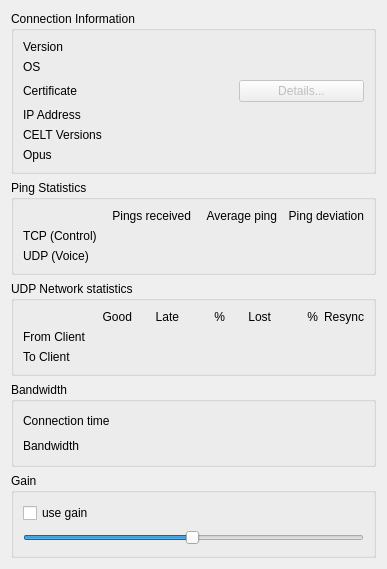
<?xml version="1.0" encoding="UTF-8"?>
<ui version="4.0">
 <class>UserInformation</class>
 <widget class="QDialog" name="UserInformation">
  <property name="geometry">
   <rect>
    <x>0</x>
    <y>0</y>
    <width>387</width>
    <height>569</height>
   </rect>
  </property>
  <property name="windowTitle">
   <string>User Information</string>
  </property>
  <layout class="QVBoxLayout" name="verticalLayout">
   <item>
    <widget class="QGroupBox" name="qgbConnection">
     <property name="title">
      <string>Connection Information</string>
     </property>
     <layout class="QGridLayout" name="gridLayout">
      <item row="0" column="0">
       <widget class="QLabel" name="qliVersion">
        <property name="text">
         <string>Version</string>
        </property>
       </widget>
      </item>
      <item row="0" column="1" colspan="2">
       <widget class="QLabel" name="qlVersion">
        <property name="sizePolicy">
         <sizepolicy hsizetype="Preferred" vsizetype="Preferred">
          <horstretch>1</horstretch>
          <verstretch>0</verstretch>
         </sizepolicy>
        </property>
        <property name="text">
         <string/>
        </property>
        <property name="textFormat">
         <enum>Qt::PlainText</enum>
        </property>
        <property name="textInteractionFlags">
         <set>Qt::LinksAccessibleByMouse|Qt::TextSelectableByMouse</set>
        </property>
       </widget>
      </item>
      <item row="1" column="0">
       <widget class="QLabel" name="qliOS">
        <property name="text">
         <string>OS</string>
        </property>
       </widget>
      </item>
      <item row="1" column="1" colspan="2">
       <widget class="QLabel" name="qlOS">
        <property name="sizePolicy">
         <sizepolicy hsizetype="Preferred" vsizetype="Preferred">
          <horstretch>1</horstretch>
          <verstretch>0</verstretch>
         </sizepolicy>
        </property>
        <property name="text">
         <string/>
        </property>
        <property name="textFormat">
         <enum>Qt::PlainText</enum>
        </property>
        <property name="textInteractionFlags">
         <set>Qt::LinksAccessibleByMouse|Qt::TextSelectableByMouse</set>
        </property>
       </widget>
      </item>
      <item row="3" column="0">
       <widget class="QLabel" name="qliCertificate">
        <property name="text">
         <string>Certificate</string>
        </property>
       </widget>
      </item>
      <item row="3" column="1">
       <widget class="QLabel" name="qlCertificate">
        <property name="sizePolicy">
         <sizepolicy hsizetype="Expanding" vsizetype="Preferred">
          <horstretch>1</horstretch>
          <verstretch>0</verstretch>
         </sizepolicy>
        </property>
        <property name="text">
         <string/>
        </property>
        <property name="textFormat">
         <enum>Qt::PlainText</enum>
        </property>
        <property name="textInteractionFlags">
         <set>Qt::LinksAccessibleByMouse|Qt::TextSelectableByMouse</set>
        </property>
       </widget>
      </item>
      <item row="4" column="0">
       <widget class="QLabel" name="qliAddress">
        <property name="text">
         <string>IP Address</string>
        </property>
       </widget>
      </item>
      <item row="4" column="1" colspan="2">
       <widget class="QLabel" name="qlAddress">
        <property name="sizePolicy">
         <sizepolicy hsizetype="Preferred" vsizetype="Preferred">
          <horstretch>1</horstretch>
          <verstretch>0</verstretch>
         </sizepolicy>
        </property>
        <property name="text">
         <string/>
        </property>
        <property name="textInteractionFlags">
         <set>Qt::LinksAccessibleByMouse|Qt::TextSelectableByMouse</set>
        </property>
       </widget>
      </item>
      <item row="5" column="0">
       <widget class="QLabel" name="qliCELT">
        <property name="text">
         <string>CELT Versions</string>
        </property>
       </widget>
      </item>
      <item row="5" column="1" colspan="2">
       <widget class="QLabel" name="qlCELT">
        <property name="sizePolicy">
         <sizepolicy hsizetype="Preferred" vsizetype="Preferred">
          <horstretch>1</horstretch>
          <verstretch>0</verstretch>
         </sizepolicy>
        </property>
        <property name="text">
         <string/>
        </property>
        <property name="textInteractionFlags">
         <set>Qt::LinksAccessibleByMouse|Qt::TextSelectableByMouse</set>
        </property>
       </widget>
      </item>
      <item row="3" column="2">
       <widget class="QPushButton" name="qpbCertificate">
        <property name="enabled">
         <bool>false</bool>
        </property>
        <property name="sizePolicy">
         <sizepolicy hsizetype="Minimum" vsizetype="Fixed">
          <horstretch>0</horstretch>
          <verstretch>0</verstretch>
         </sizepolicy>
        </property>
        <property name="maximumSize">
         <size>
          <width>150</width>
          <height>16777215</height>
         </size>
        </property>
        <property name="text">
         <string>Details...</string>
        </property>
       </widget>
      </item>
      <item row="6" column="0">
       <widget class="QLabel" name="qliOpus">
        <property name="text">
         <string notr="true">Opus</string>
        </property>
       </widget>
      </item>
      <item row="6" column="1" colspan="2">
       <widget class="QLabel" name="qlOpus">
        <property name="text">
         <string/>
        </property>
       </widget>
      </item>
     </layout>
    </widget>
   </item>
   <item>
    <widget class="QGroupBox" name="qgbPing">
     <property name="title">
      <string>Ping Statistics</string>
     </property>
     <layout class="QGridLayout" name="gridLayout_2">
      <item row="0" column="1">
       <widget class="QLabel" name="qliPingCount">
        <property name="text">
         <string>Pings received</string>
        </property>
        <property name="alignment">
         <set>Qt::AlignRight|Qt::AlignTrailing|Qt::AlignVCenter</set>
        </property>
       </widget>
      </item>
      <item row="0" column="2">
       <widget class="QLabel" name="qliPingAvg">
        <property name="text">
         <string>Average ping</string>
        </property>
        <property name="alignment">
         <set>Qt::AlignRight|Qt::AlignTrailing|Qt::AlignVCenter</set>
        </property>
       </widget>
      </item>
      <item row="0" column="3">
       <widget class="QLabel" name="qliPingVar">
        <property name="text">
         <string>Ping deviation</string>
        </property>
        <property name="alignment">
         <set>Qt::AlignRight|Qt::AlignTrailing|Qt::AlignVCenter</set>
        </property>
       </widget>
      </item>
      <item row="1" column="0">
       <widget class="QLabel" name="qliTCP">
        <property name="text">
         <string>TCP (Control)</string>
        </property>
       </widget>
      </item>
      <item row="1" column="1">
       <widget class="QLabel" name="qlTCPCount">
        <property name="text">
         <string/>
        </property>
        <property name="alignment">
         <set>Qt::AlignRight|Qt::AlignTrailing|Qt::AlignVCenter</set>
        </property>
        <property name="textInteractionFlags">
         <set>Qt::LinksAccessibleByMouse|Qt::TextSelectableByMouse</set>
        </property>
       </widget>
      </item>
      <item row="1" column="2">
       <widget class="QLabel" name="qlTCPAvg">
        <property name="text">
         <string/>
        </property>
        <property name="alignment">
         <set>Qt::AlignRight|Qt::AlignTrailing|Qt::AlignVCenter</set>
        </property>
        <property name="textInteractionFlags">
         <set>Qt::LinksAccessibleByMouse|Qt::TextSelectableByMouse</set>
        </property>
       </widget>
      </item>
      <item row="1" column="3">
       <widget class="QLabel" name="qlTCPVar">
        <property name="text">
         <string/>
        </property>
        <property name="alignment">
         <set>Qt::AlignRight|Qt::AlignTrailing|Qt::AlignVCenter</set>
        </property>
        <property name="textInteractionFlags">
         <set>Qt::LinksAccessibleByMouse|Qt::TextSelectableByMouse</set>
        </property>
       </widget>
      </item>
      <item row="2" column="0">
       <widget class="QLabel" name="qliUDP">
        <property name="text">
         <string>UDP (Voice)</string>
        </property>
       </widget>
      </item>
      <item row="2" column="1">
       <widget class="QLabel" name="qlUDPCount">
        <property name="text">
         <string/>
        </property>
        <property name="alignment">
         <set>Qt::AlignRight|Qt::AlignTrailing|Qt::AlignVCenter</set>
        </property>
        <property name="textInteractionFlags">
         <set>Qt::LinksAccessibleByMouse|Qt::TextSelectableByMouse</set>
        </property>
       </widget>
      </item>
      <item row="2" column="2">
       <widget class="QLabel" name="qlUDPAvg">
        <property name="text">
         <string/>
        </property>
        <property name="alignment">
         <set>Qt::AlignRight|Qt::AlignTrailing|Qt::AlignVCenter</set>
        </property>
        <property name="textInteractionFlags">
         <set>Qt::LinksAccessibleByMouse|Qt::TextSelectableByMouse</set>
        </property>
       </widget>
      </item>
      <item row="2" column="3">
       <widget class="QLabel" name="qlUDPVar">
        <property name="text">
         <string/>
        </property>
        <property name="alignment">
         <set>Qt::AlignRight|Qt::AlignTrailing|Qt::AlignVCenter</set>
        </property>
        <property name="textInteractionFlags">
         <set>Qt::LinksAccessibleByMouse|Qt::TextSelectableByMouse</set>
        </property>
       </widget>
      </item>
     </layout>
    </widget>
   </item>
   <item>
    <widget class="QGroupBox" name="qgbUDP">
     <property name="title">
      <string>UDP Network statistics</string>
     </property>
     <layout class="QGridLayout" name="gridLayout_3">
      <item row="0" column="1">
       <widget class="QLabel" name="qliGood">
        <property name="text">
         <string>Good</string>
        </property>
        <property name="alignment">
         <set>Qt::AlignRight|Qt::AlignTrailing|Qt::AlignVCenter</set>
        </property>
       </widget>
      </item>
      <item row="0" column="2">
       <widget class="QLabel" name="qliLate">
        <property name="text">
         <string>Late</string>
        </property>
        <property name="alignment">
         <set>Qt::AlignRight|Qt::AlignTrailing|Qt::AlignVCenter</set>
        </property>
       </widget>
      </item>
      <item row="0" column="4">
       <widget class="QLabel" name="qliLost">
        <property name="text">
         <string>Lost</string>
        </property>
        <property name="alignment">
         <set>Qt::AlignRight|Qt::AlignTrailing|Qt::AlignVCenter</set>
        </property>
       </widget>
      </item>
      <item row="0" column="6">
       <widget class="QLabel" name="qliResync">
        <property name="text">
         <string>Resync</string>
        </property>
        <property name="alignment">
         <set>Qt::AlignRight|Qt::AlignTrailing|Qt::AlignVCenter</set>
        </property>
       </widget>
      </item>
      <item row="1" column="0">
       <widget class="QLabel" name="qliFromClient">
        <property name="text">
         <string>From Client</string>
        </property>
       </widget>
      </item>
      <item row="1" column="1">
       <widget class="QLabel" name="qlFromGood">
        <property name="text">
         <string/>
        </property>
        <property name="alignment">
         <set>Qt::AlignRight|Qt::AlignTrailing|Qt::AlignVCenter</set>
        </property>
        <property name="textInteractionFlags">
         <set>Qt::LinksAccessibleByMouse|Qt::TextSelectableByMouse</set>
        </property>
       </widget>
      </item>
      <item row="1" column="2">
       <widget class="QLabel" name="qlFromLate">
        <property name="text">
         <string/>
        </property>
        <property name="alignment">
         <set>Qt::AlignRight|Qt::AlignTrailing|Qt::AlignVCenter</set>
        </property>
        <property name="textInteractionFlags">
         <set>Qt::LinksAccessibleByMouse|Qt::TextSelectableByMouse</set>
        </property>
       </widget>
      </item>
      <item row="1" column="4">
       <widget class="QLabel" name="qlFromLost">
        <property name="text">
         <string/>
        </property>
        <property name="alignment">
         <set>Qt::AlignRight|Qt::AlignTrailing|Qt::AlignVCenter</set>
        </property>
        <property name="textInteractionFlags">
         <set>Qt::LinksAccessibleByMouse|Qt::TextSelectableByMouse</set>
        </property>
       </widget>
      </item>
      <item row="1" column="6">
       <widget class="QLabel" name="qlFromResync">
        <property name="text">
         <string/>
        </property>
        <property name="alignment">
         <set>Qt::AlignRight|Qt::AlignTrailing|Qt::AlignVCenter</set>
        </property>
        <property name="textInteractionFlags">
         <set>Qt::LinksAccessibleByMouse|Qt::TextSelectableByMouse</set>
        </property>
       </widget>
      </item>
      <item row="2" column="0">
       <widget class="QLabel" name="qliToClient">
        <property name="text">
         <string>To Client</string>
        </property>
       </widget>
      </item>
      <item row="2" column="1">
       <widget class="QLabel" name="qlToGood">
        <property name="text">
         <string/>
        </property>
        <property name="alignment">
         <set>Qt::AlignRight|Qt::AlignTrailing|Qt::AlignVCenter</set>
        </property>
        <property name="textInteractionFlags">
         <set>Qt::LinksAccessibleByMouse|Qt::TextSelectableByMouse</set>
        </property>
       </widget>
      </item>
      <item row="2" column="2">
       <widget class="QLabel" name="qlToLate">
        <property name="text">
         <string/>
        </property>
        <property name="alignment">
         <set>Qt::AlignRight|Qt::AlignTrailing|Qt::AlignVCenter</set>
        </property>
        <property name="textInteractionFlags">
         <set>Qt::LinksAccessibleByMouse|Qt::TextSelectableByMouse</set>
        </property>
       </widget>
      </item>
      <item row="2" column="4">
       <widget class="QLabel" name="qlToLost">
        <property name="text">
         <string/>
        </property>
        <property name="alignment">
         <set>Qt::AlignRight|Qt::AlignTrailing|Qt::AlignVCenter</set>
        </property>
        <property name="textInteractionFlags">
         <set>Qt::LinksAccessibleByMouse|Qt::TextSelectableByMouse</set>
        </property>
       </widget>
      </item>
      <item row="2" column="6">
       <widget class="QLabel" name="qlToResync">
        <property name="text">
         <string/>
        </property>
        <property name="alignment">
         <set>Qt::AlignRight|Qt::AlignTrailing|Qt::AlignVCenter</set>
        </property>
        <property name="textInteractionFlags">
         <set>Qt::LinksAccessibleByMouse|Qt::TextSelectableByMouse</set>
        </property>
       </widget>
      </item>
      <item row="0" column="3">
       <widget class="QLabel" name="qliLatePercent">
        <property name="text">
         <string notr="true">%</string>
        </property>
        <property name="alignment">
         <set>Qt::AlignRight|Qt::AlignTrailing|Qt::AlignVCenter</set>
        </property>
       </widget>
      </item>
      <item row="0" column="5">
       <widget class="QLabel" name="qliLostPercent">
        <property name="text">
         <string notr="true">%</string>
        </property>
        <property name="alignment">
         <set>Qt::AlignRight|Qt::AlignTrailing|Qt::AlignVCenter</set>
        </property>
       </widget>
      </item>
      <item row="1" column="3">
       <widget class="QLabel" name="qlFromLatePercent">
        <property name="text">
         <string notr="true"/>
        </property>
        <property name="alignment">
         <set>Qt::AlignRight|Qt::AlignTrailing|Qt::AlignVCenter</set>
        </property>
       </widget>
      </item>
      <item row="2" column="3">
       <widget class="QLabel" name="qlToLatePercent">
        <property name="text">
         <string notr="true"/>
        </property>
        <property name="alignment">
         <set>Qt::AlignRight|Qt::AlignTrailing|Qt::AlignVCenter</set>
        </property>
       </widget>
      </item>
      <item row="1" column="5">
       <widget class="QLabel" name="qlFromLostPercent">
        <property name="text">
         <string notr="true"/>
        </property>
        <property name="alignment">
         <set>Qt::AlignRight|Qt::AlignTrailing|Qt::AlignVCenter</set>
        </property>
       </widget>
      </item>
      <item row="2" column="5">
       <widget class="QLabel" name="qlToLostPercent">
        <property name="text">
         <string notr="true"/>
        </property>
        <property name="alignment">
         <set>Qt::AlignRight|Qt::AlignTrailing|Qt::AlignVCenter</set>
        </property>
       </widget>
      </item>
     </layout>
    </widget>
   </item>
   <item>
    <widget class="QGroupBox" name="qgbBandwidth">
     <property name="title">
      <string comment="GroupBox">Bandwidth</string>
     </property>
     <layout class="QGridLayout" name="gridLayout_4">
      <item row="1" column="0">
       <widget class="QLabel" name="qliTime">
        <property name="text">
         <string>Connection time</string>
        </property>
       </widget>
      </item>
      <item row="1" column="1">
       <widget class="QLabel" name="qlTime">
        <property name="sizePolicy">
         <sizepolicy hsizetype="Preferred" vsizetype="Preferred">
          <horstretch>1</horstretch>
          <verstretch>0</verstretch>
         </sizepolicy>
        </property>
        <property name="text">
         <string/>
        </property>
        <property name="textInteractionFlags">
         <set>Qt::LinksAccessibleByMouse|Qt::TextSelectableByMouse</set>
        </property>
       </widget>
      </item>
      <item row="3" column="0">
       <widget class="QLabel" name="qliBandwidth">
        <property name="text">
         <string comment="Label">Bandwidth</string>
        </property>
       </widget>
      </item>
      <item row="3" column="1">
       <widget class="QLabel" name="qlBandwidth">
        <property name="sizePolicy">
         <sizepolicy hsizetype="Preferred" vsizetype="Preferred">
          <horstretch>1</horstretch>
          <verstretch>0</verstretch>
         </sizepolicy>
        </property>
        <property name="text">
         <string/>
        </property>
        <property name="textInteractionFlags">
         <set>Qt::LinksAccessibleByMouse|Qt::TextSelectableByMouse</set>
        </property>
       </widget>
      </item>
     </layout>
    </widget>
   </item>
   <item>
    <widget class="QGroupBox" name="qgbUserGain">
     <property name="title">
      <string>Gain</string>
     </property>
     <layout class="QVBoxLayout" name="verticalLayout_2">
      <item>
       <widget class="QCheckBox" name="qlGainUse">
        <property name="text">
         <string>use gain</string>
        </property>
       </widget>
      </item>
      <item>
       <widget class="QSlider" name="qlGainLevel">
        <property name="minimum">
         <number>1</number>
        </property>
        <property name="maximum">
         <number>200</number>
        </property>
        <property name="value">
         <number>100</number>
        </property>
        <property name="orientation">
         <enum>Qt::Horizontal</enum>
        </property>
       </widget>
      </item>
     </layout>
    </widget>
   </item>
  </layout>
 </widget>
 <resources/>
 <connections/>
</ui>
